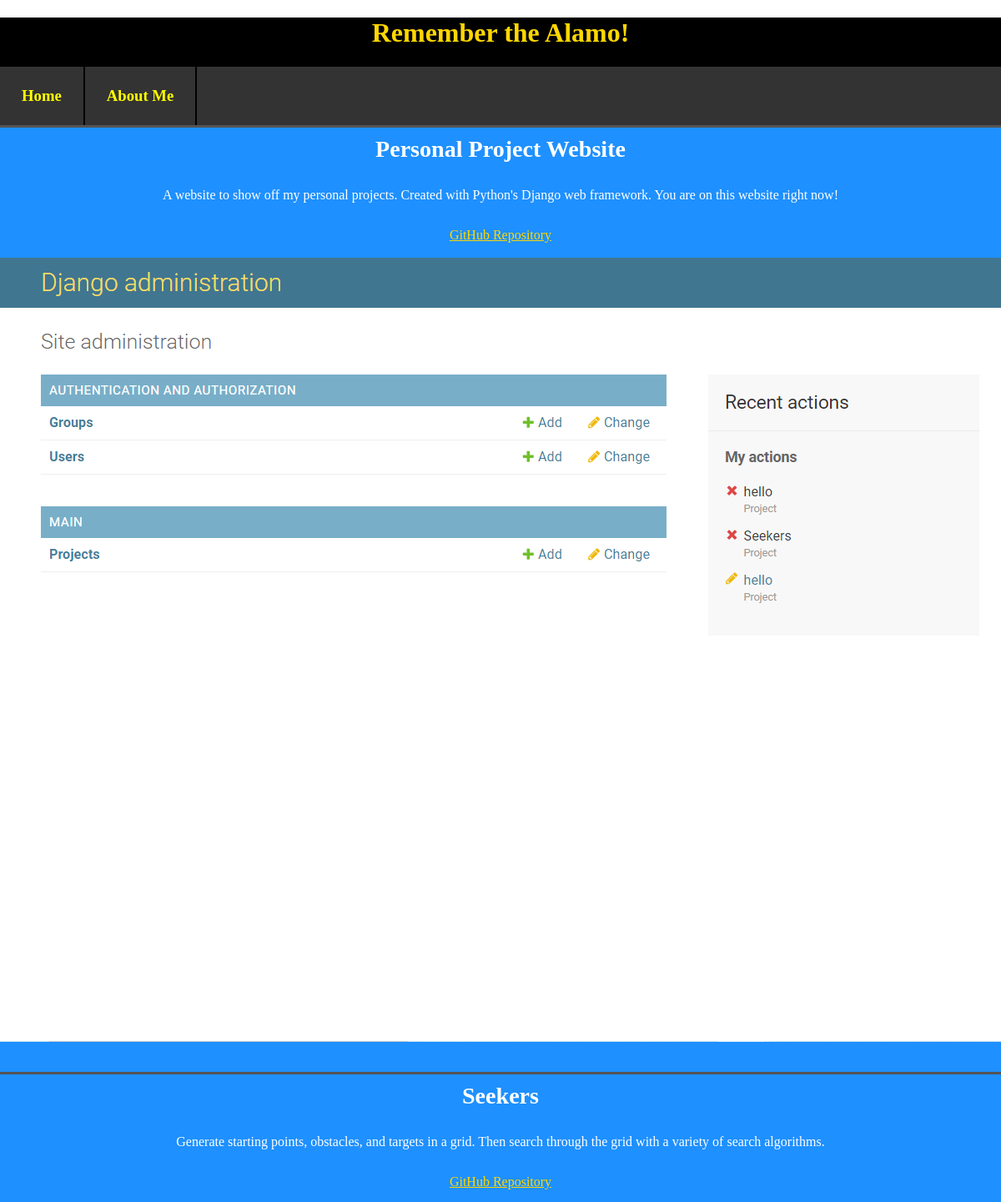
/ (upper part), run on an earlier commit of the app's database.
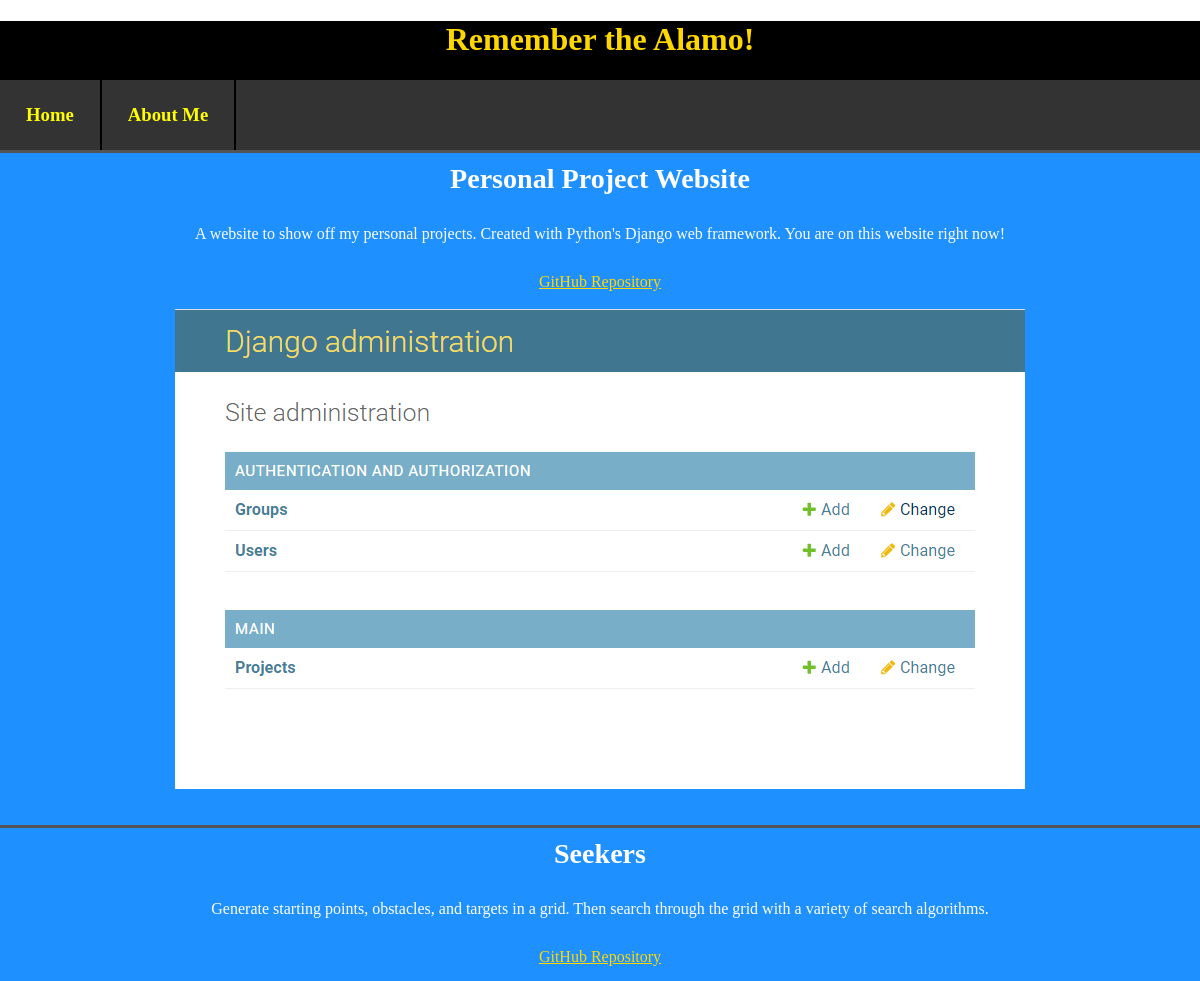
And on a later commit of the database.
### main/models.py (models this page shows, shortened)
class Project(models.Model):
    project_title = models.CharField(max_length=200)
    project_published = models.DateTimeField("date published", default=django.utils.timezone.now)
    project_description = models.CharField(max_length=5000)
    project_link = models.URLField(default="")
    project_image = models.ImageField(default="")
    project_github = models.URLField(default="")

### main/views.py (the view)
# urls.py: path("", views.homepage, name="homepage"),
def homepage(request):
    return render(request=request,
                  template_name="main/home.html",
                  context={"projects": Project.objects.all})

### main/Templates/main/home.html
{% extends "main/header.html" %}
    {% block content %}
    {% for pro in projects %}
    <body class="about_me">
        <article>
            <header class="project_title">
                <h3>{{pro.project_title}}</h3>
            </header>
            <section class="project">
                <p class="project_description">{{pro.project_description}}</p>
                <a href={{pro.project_github}} class="git_link" target="_blank">GitHub Repository</a>
                <br>
                <img src="{{ pro.project_image.url }}" class="project_image"/>
                <br>
                <br>
            </section>
        </article>
    </body>
    {% endfor %}
    {% endblock %}

### main/Templates/main/header.html
<!DOCTYPE html>
{% load static %}
<html lang="en">
    <head>
        <link rel="stylesheet" href="{% static 'style.css' %}" type="text/css">
    </head>
   <body>
    <header role = "banner" class="banner">
        <h1> Remember the Alamo!</h1>
        <ul class="nav_bar">
            <li class="nav_item"><a href="/" ><h3>Home</h3></a></li>
            <li class="nav_item"><a href="/aboutme" ><h3>About Me</h3></a></li>
        </ul>
    </header>
    <div class="content">
        <article>
            {% block content %}
            {% endblock %}
        </article>
    </div>
</body>
</html>

### assets/style.css (style rules this page uses)
header { text-align: center; color: gold; background: black; text-align: center; }
.nav_bar { list-style-type: none; margin: 0; padding: 0; overflow: hidden; background-color: #333; }
.nav_item { float: left; display: block; text-align: center; padding: 14px 16px; border-right: 2px solid black; }
.nav_item a { color: yellow; text-decoration: none; }
body { font-size: 100% }
.project_title { font-size: 1.5em; text-align: center; color: white; background: dodgerblue; border-top: black outset medium; margin: 0; }
.content { background-color: dodgerblue; margin: 0; }
.project_description { text-align: center; color: white }
.git_link { font-style: italics; border: none; color: gold; text-align: center; display: block; margin: 0 auto; }
.project_image { display: block; margin-left: auto; margin-right: auto; max-width: auto; max-height: auto; }
body { margin: 0; }
.about_me { color: #FEFEFE; margin: 0; }
.about_me h3 { margin: 10px; }
.about_me p { margin: 30px; }

What changed in the data, as far as the page shows it:
changed Project "Personal Project Website": project_image: a different picture
